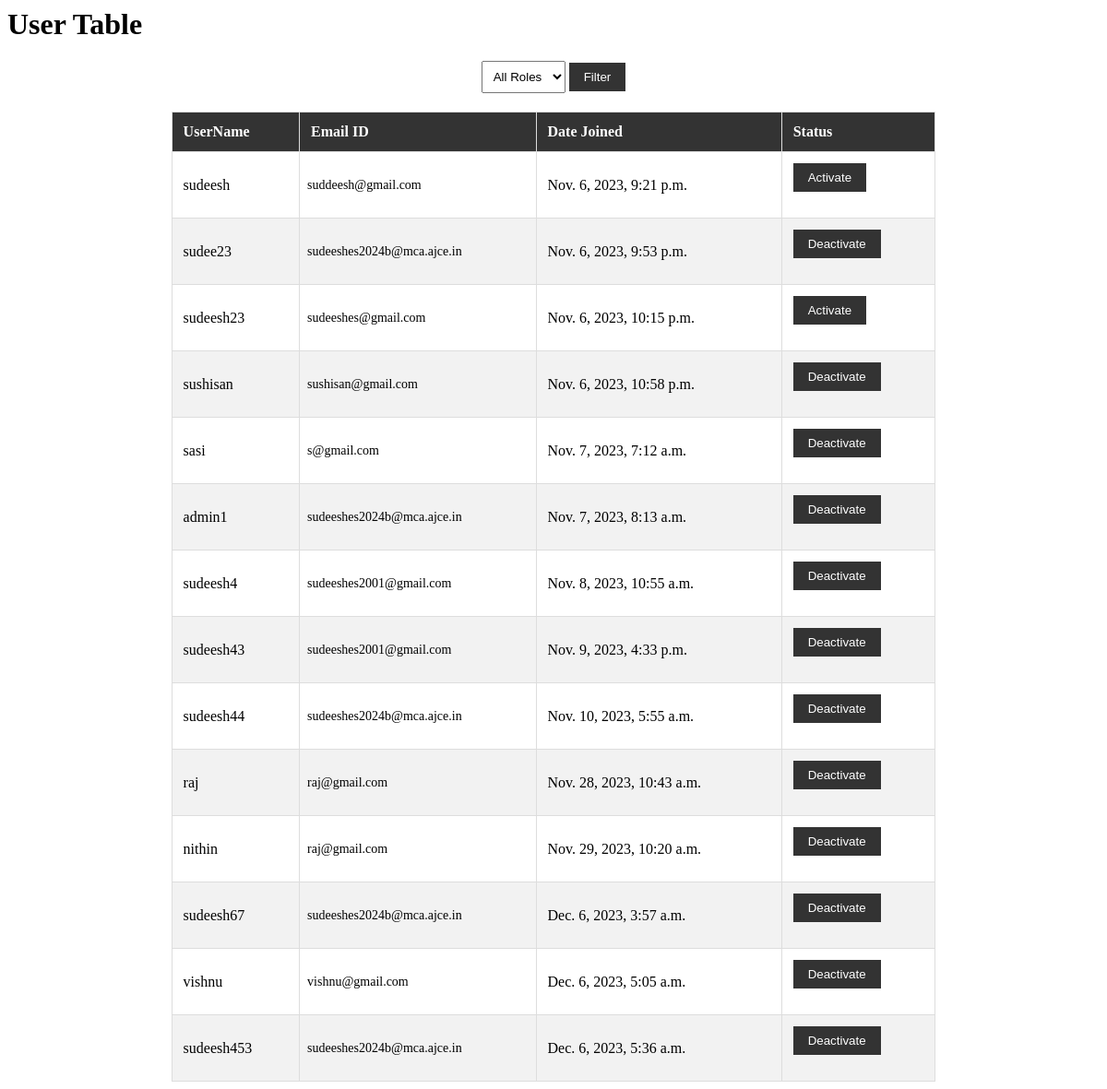
Screenshot of /user_account/ with the database file from the repository.
### MyApp/models.py (models this page shows)
class User(AbstractUser):
    class Role(models.TextChoices):
        ADMIN = "ADMIN", "Admin"
        USER = "USER", "User"
        OFFICER = "OFFICER", "Officer"
    role = models.CharField(
        max_length=50,
        choices=Role.choices,
        default=Role.USER,
    )
    groups = models.ManyToManyField(
        Group,
        verbose_name="Groups",
        blank=True,
        related_name="myapp_user_set",
        related_query_name="user",
    )
    user_permissions = models.ManyToManyField(
        Permission,
        verbose_name="User Permissions",
        blank=True,
        related_name="myapp_user_set",
        related_query_name="user",
    )

### MyApp/views.py (the view)
# urls.py: path('user_account/',user_account,name='user_account'),
def user_account(request):
    role_filter = request.GET.get('role')
    users = User.objects.filter(~Q(is_superuser=True))  # Exclude superusers by default
    if role_filter:
        users = users.filter(role=role_filter)
    context = {'User_profiles': users, 'role_filter': role_filter}
    return render(request, 'admin/user_account.html',context)

### templates/admin/user_account.html (shortened to what this page needs)
<head>
</head>
<div>
    <h1>User Table</h1>
    <form action="{% url 'user_account' %}" method="GET">
    <div class="filter-container">
        <select id="roleFilter" name="role">
            <option value="">All Roles</option>
        </select>
        <button id="filterButton" type="submit">Filter</button>
    </form>
    </div>
    <table align='center'>
        <tr>
            <th>UserName</th>
            <th>Email ID</th>
            <th>Date Joined</th>
            <th>Status</th>
        </tr>
        <tbody>
            {% for Users in User_profiles %}
                {% if not Users.is_superuser %}
                    <tr>
                        <td>{{ Users.username }}</td>
                        <td>{{ Users.email }}</td>
                        <td>{{ Users.date_joined }}</td>
                        <td>{% if Users.is_active %}
                            <form method="post" action="{% url 'deactivate_user' Users.id %}">
                                <button type="submit">Deactivate</button>
                            </form>
                        {% else %}
                            <form method="post" action="{% url 'activate_user' Users.id %}">
                                <button type="submit">Activate</button>
                            </form>
                        {% endif %}
                        </td>
                    </tr>
                {% endif %}
            {% endfor %}
        </tbody>
    </table>

### templates/admin/user_account.html (style rules this page uses)
table { width: 70%; border-collapse: collapse; }
th, td { border: 1px solid #ddd; padding: 12px; text-align: left; }
th { background-color: #333; color: #fff; }
tr:nth-child(even) { background-color: #f2f2f2; }
td:nth-child(2) { padding: 8px; font-size: 14px; }
.filter-container { text-align: center; margin: 20px 0; }
select { padding: 8px; }
button { padding: 8px 16px; background-color: #333; color: #fff; border: none; cursor: pointer; }

### rows the page displays
User: username "sudeesh", email "suddeesh@gmail.com", date_joined "Nov. 6, 2023, 9:21 p.m.", is_active "Activate"
User: username "sudee23", email "sudeeshes2024b@mca.ajce.in", date_joined "Nov. 6, 2023, 9:53 p.m.", is_active "Deactivate"
User: username "sudeesh23", email "sudeeshes@gmail.com", date_joined "Nov. 6, 2023, 10:15 p.m.", is_active "Activate"
User: username "sushisan", email "sushisan@gmail.com", date_joined "Nov. 6, 2023, 10:58 p.m.", is_active "Deactivate"
User: username "sasi", email "s@gmail.com", date_joined "Nov. 7, 2023, 7:12 a.m.", is_active "Deactivate"
User: username "admin1", email "sudeeshes2024b@mca.ajce.in", date_joined "Nov. 7, 2023, 8:13 a.m.", is_active "Deactivate"
User: username "sudeesh4", email "sudeeshes2001@gmail.com", date_joined "Nov. 8, 2023, 10:55 a.m.", is_active "Deactivate"
User: username "sudeesh43", email "sudeeshes2001@gmail.com", date_joined "Nov. 9, 2023, 4:33 p.m.", is_active "Deactivate"
User: username "sudeesh44", email "sudeeshes2024b@mca.ajce.in", date_joined "Nov. 10, 2023, 5:55 a.m.", is_active "Deactivate"
User: username "raj", email "raj@gmail.com", date_joined "Nov. 28, 2023, 10:43 a.m.", is_active "Deactivate"
User: username "nithin", email "raj@gmail.com", date_joined "Nov. 29, 2023, 10:20 a.m.", is_active "Deactivate"
User: username "sudeesh67", email "sudeeshes2024b@mca.ajce.in", date_joined "Dec. 6, 2023, 3:57 a.m.", is_active "Deactivate"
User: username "vishnu", email "vishnu@gmail.com", date_joined "Dec. 6, 2023, 5:05 a.m.", is_active "Deactivate"
User: username "sudeesh453", email "sudeeshes2024b@mca.ajce.in", date_joined "Dec. 6, 2023, 5:36 a.m.", is_active "Deactivate"
